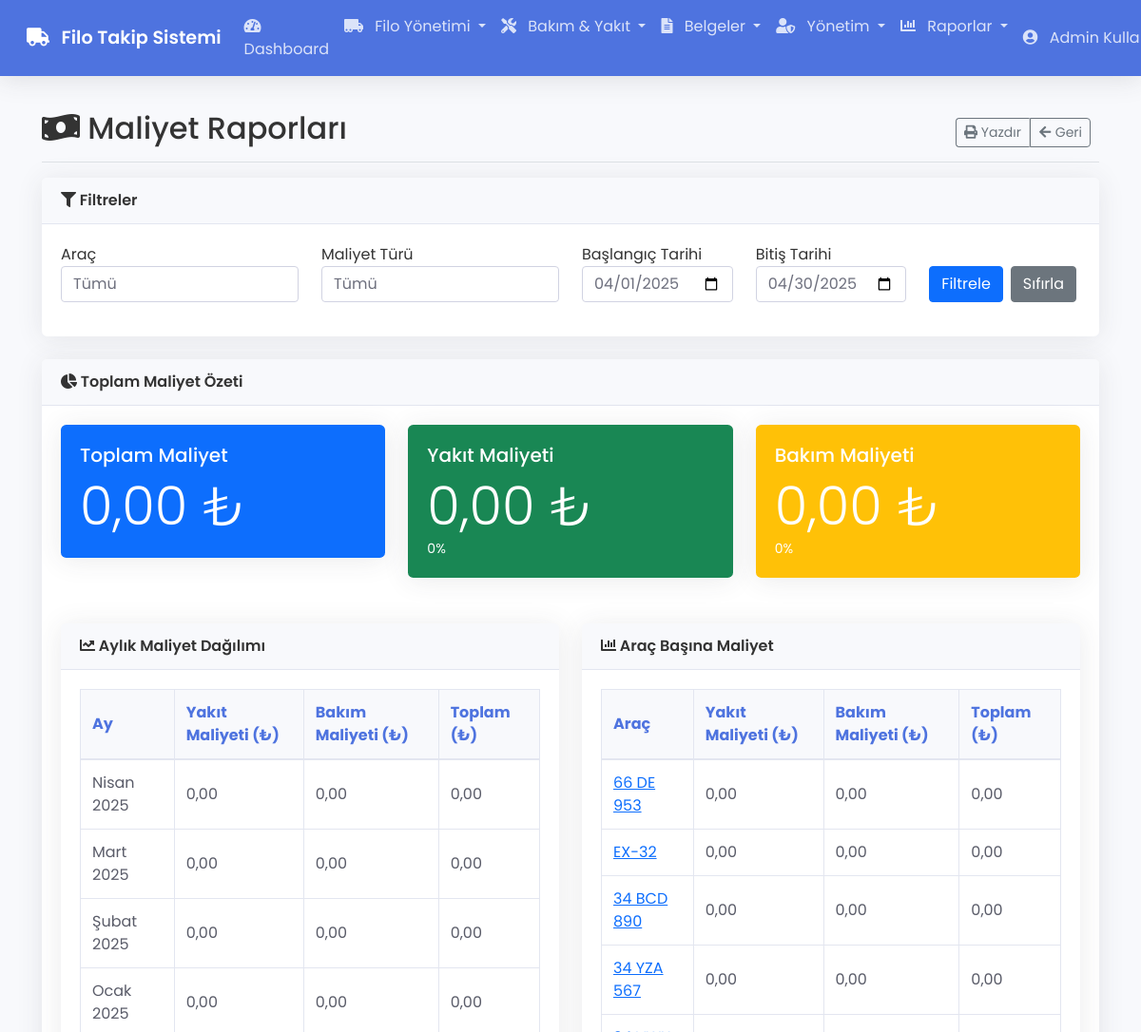
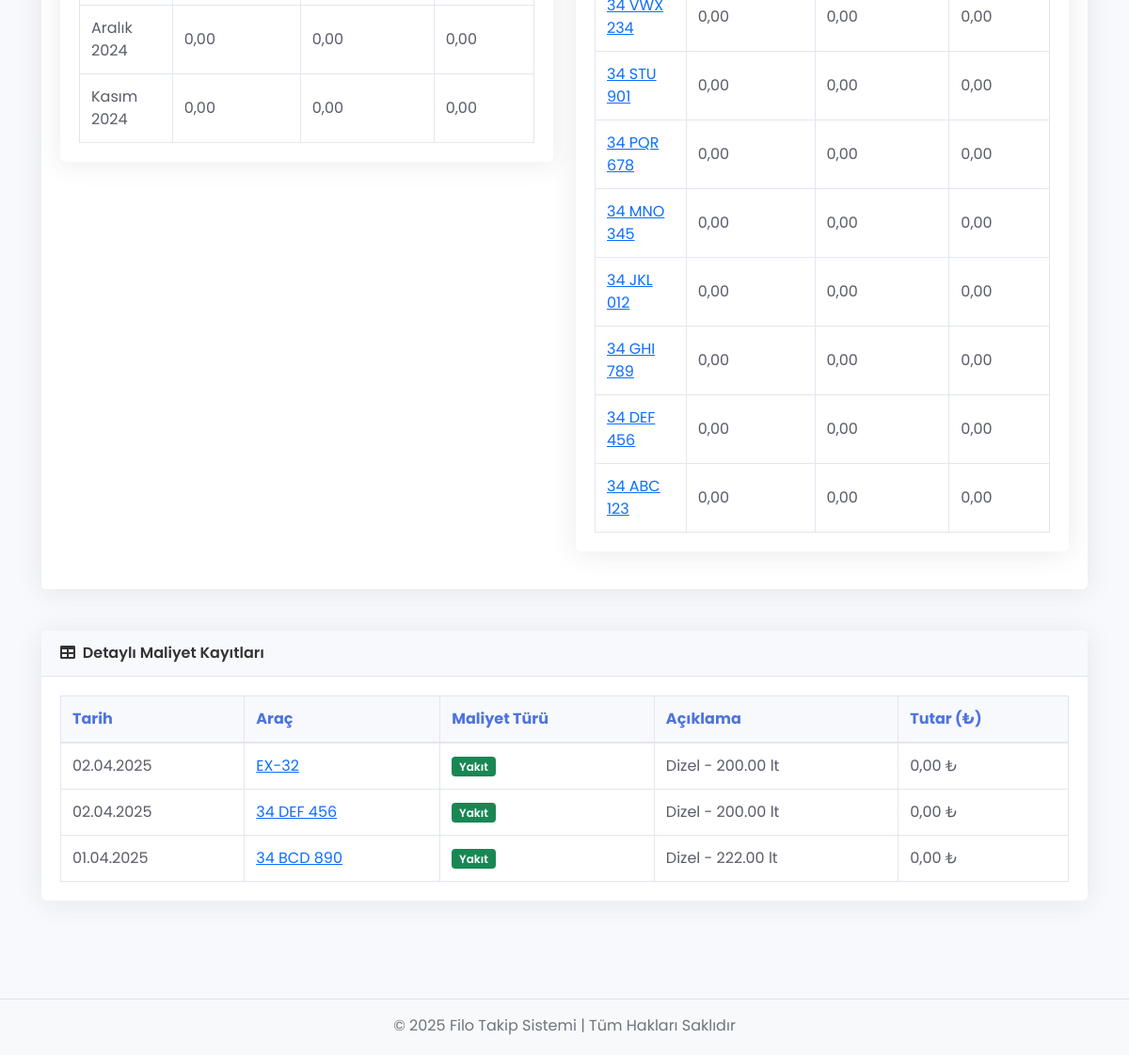
/reports/costs (signed in), run on the app's committed database (2 pictures, top to bottom).
### tables this page shows
CREATE TABLE `vehicles` (
  `id` int(11) NOT NULL,
  `plate_number` varchar(20) NOT NULL,
  `brand` varchar(100) NOT NULL,
  `model` varchar(100) NOT NULL,
  `year` int(11) DEFAULT NULL,
  `company_id` int(11) DEFAULT NULL,
  `vehicle_type` enum('Otomobil','Kamyonet','Kamyon','Otobüs') NOT NULL,
  `status` enum('Aktif','Pasif','Bakımda') NOT NULL DEFAULT 'Aktif',
  `created_at` timestamp NOT NULL DEFAULT current_timestamp()
);

CREATE TABLE `fuel_records` (
  `id` int(11) NOT NULL,
  `vehicle_id` int(11) NOT NULL,
  `driver_id` int(11) DEFAULT NULL,
  `tank_id` int(11) NOT NULL,
  `fuel_type` enum('Benzin','Dizel','LPG','Elektrik') NOT NULL,
  `amount` decimal(10,2) NOT NULL COMMENT 'Litre',
  `cost` decimal(10,2) DEFAULT NULL COMMENT 'TL',
  `km_reading` int(11) DEFAULT NULL COMMENT 'Kilometre',
  `hour_reading` decimal(10,2) DEFAULT NULL COMMENT 'Çalışma Saati',
  `date` date NOT NULL,
  `notes` text DEFAULT NULL,
  `created_at` timestamp NOT NULL DEFAULT current_timestamp(),
  `created_by` int(11) NOT NULL
);

### app/views/reports/costs.php (the view, shortened to what the rows shown need)
<?php require APPROOT . '/views/inc/header.php'; ?>
<div class="container-fluid">
    <div class="d-flex justify-content-between flex-wrap flex-md-nowrap align-items-center pt-3 pb-2 mb-3 border-bottom">
        <h1 class="h2"><i class="fas fa-money-bill-wave"></i> Maliyet Raporları</h1>
    </div>
    <div class="row mb-4">
        <div class="col-md-12">
            <div class="card">
                <div class="card-body">
                    <div class="row mt-4">
                        <div class="col-md-6">
                            <div class="card">
                                <div class="card-body">
                                    <div class="table-responsive">
                                        <table class="table table-bordered">
                                            <thead>
                                                <tr>
                                                    <th>Ay</th>
                                                    <th>Yakıt Maliyeti (₺)</th>
                                                    <th>Bakım Maliyeti (₺)</th>
                                                    <th>Toplam (₺)</th>
                                                </tr>
                                            </thead>
                                        </table>
                                    </div>
                                </div>
                            </div>
                        </div>
                        <div class="col-md-6">
                            <div class="card">
                                <div class="card-body">
                                    <div class="table-responsive">
                                        <table class="table table-bordered">
                                            <thead>
                                                <tr>
                                                    <th>Araç</th>
                                                    <th>Yakıt Maliyeti (₺)</th>
                                                    <th>Bakım Maliyeti (₺)</th>
                                                    <th>Toplam (₺)</th>
                                                </tr>
                                            </thead>
                                            <tbody>
                                                <?php foreach($data['vehicleCosts'] as $vehicle) : ?>
                                                    <tr>
                                                        <td>
                                                            <a href="<?php echo URLROOT; ?>/vehicles/show/<?php echo $vehicle->vehicle_id; ?>">
                                                                <?php echo htmlspecialchars($vehicle->plate_number); ?>
                                                            </a>
                                                        </td>
                                                        <td><?php echo number_format($vehicle->fuel_cost, 2, ',', '.'); ?></td>
                                                        <td><?php echo number_format($vehicle->maintenance_cost, 2, ',', '.'); ?></td>
                                                        <td><?php echo number_format($vehicle->total_cost, 2, ',', '.'); ?></td>
                                                    </tr>
                                                <?php endforeach; ?>
                                            </tbody>
                                        </table>
                                    </div>
                                </div>
                            </div>
                        </div>
                    </div>
                </div>
            </div>
        </div>
    </div>
    <div class="card mb-4">
        <div class="card-body">
            <div class="table-responsive">
                <table class="table table-hover table-bordered" id="dataTable" width="100%" cellspacing="0">
                    <thead>
                        <tr>
                            <th>Tarih</th>
                            <th>Araç</th>
                            <th>Maliyet Türü</th>
                            <th>Açıklama</th>
                            <th>Tutar (₺)</th>
                        </tr>
                    </thead>
                    <tbody>
                        <?php if(!empty($data['costDetails'])): ?>
                            <?php foreach($data['costDetails'] as $cost) : ?>
                                <tr>
                                    <td><?php echo date('d.m.Y', strtotime($cost->date)); ?></td>
                                    <td>
                                        <a href="<?php echo URLROOT; ?>/vehicles/show/<?php echo $cost->vehicle_id; ?>">
                                            <?php echo htmlspecialchars($cost->plate_number); ?>
                                        </a>
                                    </td>
                                    <td>
                                        <?php if ($cost->cost_type == 'fuel') : ?>
                                            <span class="badge bg-success">Yakıt</span>
                                        <?php else : ?>
                                            <span class="badge bg-warning">Bakım</span>
                                        <?php endif; ?>
                                    </td>
                                    <td><?php echo htmlspecialchars($cost->description); ?></td>
                                    <td><?php echo number_format($cost->amount, 2, ',', '.'); ?> ₺</td>
                                </tr>
                            <?php endforeach; ?>
                        <?php else: ?>
                            <tr>
                                <td colspan="5" class="text-center">Seçilen tarih aralığında kayıt bulunamadı.</td>
                            </tr>
                        <?php endif; ?>
                    </tbody>
                </table>
            </div>
        </div>
    </div>
</div>
<?php require APPROOT . '/views/inc/footer.php'; ?>

### data on the page
vehicles: plate_number "66 DE 953", fuel_cost "0,00", maintenance_cost "0,00", total_cost "0,00"
vehicles: plate_number "34 YZA 567", fuel_cost "0,00", maintenance_cost "0,00", total_cost "0,00"
vehicles: plate_number "34 STU 901", fuel_cost "0,00", maintenance_cost "0,00", total_cost "0,00"
vehicles: plate_number "34 MNO 345", fuel_cost "0,00", maintenance_cost "0,00", total_cost "0,00"
fuel_records: date "02.04.2025", vehicle.plate_number "EX-32", description "Dizel - 200.00 lt", cost "0,00"
fuel_records: date "02.04.2025", vehicle.plate_number "34 DEF 456", description "Dizel - 200.00 lt", cost "0,00"
fuel_records: date "01.04.2025", vehicle.plate_number "34 BCD 890", description "Dizel - 222.00 lt", cost "0,00"

### other printed values
SITENAME "Filo Takip Sistemi"
$_SESSION['user_name'] "Admin…"
$data['costSummary']['total_cost'] "0,00"
$data['costSummary']['fuel_cost'] "0,00"
$data['costSummary']['maintenance_cost'] "0,00"
$month->month_name "Nisan"
$month->year "2025"
$month->fuel_cost "0,00"
$month->maintenance_cost "0,00"
$month->total_cost "0,00"
$month->month_name "Mart"
$month->month_name "Şubat"
$month->month_name "Ocak"
$month->month_name "Aralık"
$month->year "2024"
